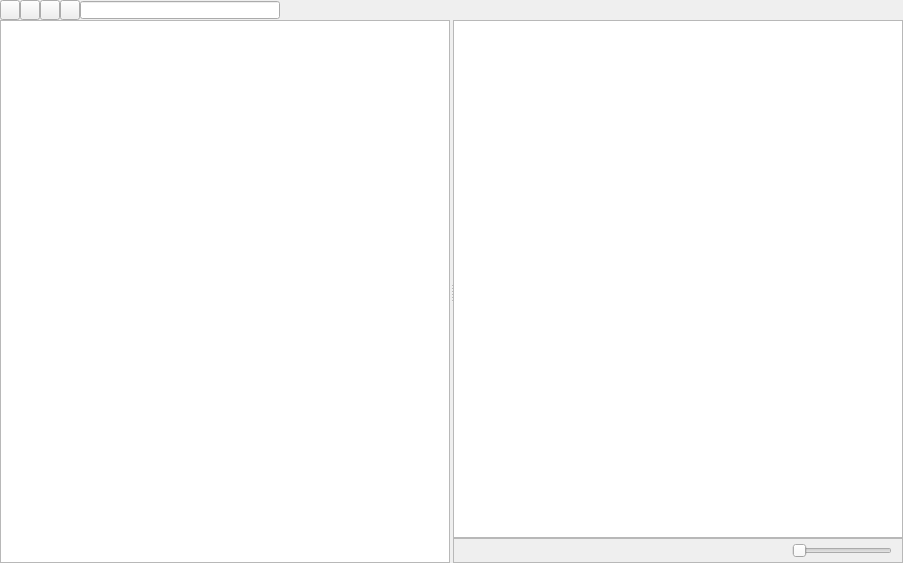
<?xml version="1.0" encoding="UTF-8"?>
<ui version="4.0">
 <class>AssetsDockWidget</class>
 <widget class="QWidget" name="AssetsDockWidget">
  <property name="geometry">
   <rect>
    <x>0</x>
    <y>0</y>
    <width>903</width>
    <height>563</height>
   </rect>
  </property>
  <property name="windowTitle">
   <string>Assets</string>
  </property>
  <layout class="QVBoxLayout" name="verticalLayout_2">
   <property name="spacing">
    <number>0</number>
   </property>
   <property name="leftMargin">
    <number>0</number>
   </property>
   <property name="topMargin">
    <number>0</number>
   </property>
   <property name="rightMargin">
    <number>0</number>
   </property>
   <property name="bottomMargin">
    <number>0</number>
   </property>
   <item>
    <widget class="QWidget" name="title_bar" native="true">
     <property name="sizePolicy">
      <sizepolicy hsizetype="Preferred" vsizetype="Fixed">
       <horstretch>0</horstretch>
       <verstretch>0</verstretch>
      </sizepolicy>
     </property>
     <property name="minimumSize">
      <size>
       <width>0</width>
       <height>20</height>
      </size>
     </property>
     <property name="maximumSize">
      <size>
       <width>16777215</width>
       <height>20</height>
      </size>
     </property>
     <layout class="QHBoxLayout" name="horizontalLayout_2">
      <property name="spacing">
       <number>0</number>
      </property>
      <property name="leftMargin">
       <number>0</number>
      </property>
      <property name="topMargin">
       <number>0</number>
      </property>
      <property name="rightMargin">
       <number>0</number>
      </property>
      <property name="bottomMargin">
       <number>0</number>
      </property>
      <item>
       <widget class="QToolButton" name="add">
        <property name="minimumSize">
         <size>
          <width>20</width>
          <height>20</height>
         </size>
        </property>
        <property name="maximumSize">
         <size>
          <width>20</width>
          <height>20</height>
         </size>
        </property>
        <property name="text">
         <string/>
        </property>
       </widget>
      </item>
      <item>
       <widget class="QToolButton" name="type">
        <property name="sizePolicy">
         <sizepolicy hsizetype="Fixed" vsizetype="Fixed">
          <horstretch>0</horstretch>
          <verstretch>0</verstretch>
         </sizepolicy>
        </property>
        <property name="minimumSize">
         <size>
          <width>20</width>
          <height>20</height>
         </size>
        </property>
        <property name="maximumSize">
         <size>
          <width>20</width>
          <height>20</height>
         </size>
        </property>
        <property name="text">
         <string/>
        </property>
       </widget>
      </item>
      <item>
       <widget class="QToolButton" name="label">
        <property name="minimumSize">
         <size>
          <width>20</width>
          <height>20</height>
         </size>
        </property>
        <property name="maximumSize">
         <size>
          <width>20</width>
          <height>20</height>
         </size>
        </property>
        <property name="text">
         <string/>
        </property>
       </widget>
      </item>
      <item>
       <widget class="QToolButton" name="invisible">
        <property name="minimumSize">
         <size>
          <width>20</width>
          <height>20</height>
         </size>
        </property>
        <property name="maximumSize">
         <size>
          <width>20</width>
          <height>20</height>
         </size>
        </property>
        <property name="text">
         <string/>
        </property>
        <property name="checkable">
         <bool>true</bool>
        </property>
       </widget>
      </item>
      <item>
       <widget class="QLineEdit" name="search">
        <property name="sizePolicy">
         <sizepolicy hsizetype="Fixed" vsizetype="Fixed">
          <horstretch>0</horstretch>
          <verstretch>0</verstretch>
         </sizepolicy>
        </property>
        <property name="minimumSize">
         <size>
          <width>200</width>
          <height>18</height>
         </size>
        </property>
        <property name="maximumSize">
         <size>
          <width>200</width>
          <height>18</height>
         </size>
        </property>
        <property name="clearButtonEnabled">
         <bool>true</bool>
        </property>
       </widget>
      </item>
      <item>
       <spacer name="horizontalSpacer">
        <property name="orientation">
         <enum>Qt::Horizontal</enum>
        </property>
        <property name="sizeHint" stdset="0">
         <size>
          <width>40</width>
          <height>20</height>
         </size>
        </property>
       </spacer>
      </item>
     </layout>
    </widget>
   </item>
   <item>
    <widget class="QSplitter" name="splitter">
     <property name="orientation">
      <enum>Qt::Horizontal</enum>
     </property>
     <property name="handleWidth">
      <number>3</number>
     </property>
     <widget class="QTreeWidget" name="tree">
      <attribute name="headerVisible">
       <bool>false</bool>
      </attribute>
      <column>
       <property name="text">
        <string notr="true">1</string>
       </property>
      </column>
     </widget>
     <widget class="QWidget" name="layoutWidget">
      <layout class="QVBoxLayout" name="verticalLayout">
       <property name="spacing">
        <number>0</number>
       </property>
       <item>
        <widget class="QListWidget" name="list"/>
       </item>
       <item>
        <widget class="QFrame" name="frame_2">
         <property name="sizePolicy">
          <sizepolicy hsizetype="Preferred" vsizetype="Fixed">
           <horstretch>0</horstretch>
           <verstretch>0</verstretch>
          </sizepolicy>
         </property>
         <property name="minimumSize">
          <size>
           <width>0</width>
           <height>25</height>
          </size>
         </property>
         <property name="maximumSize">
          <size>
           <width>16777215</width>
           <height>25</height>
          </size>
         </property>
         <property name="frameShape">
          <enum>QFrame::StyledPanel</enum>
         </property>
         <property name="frameShadow">
          <enum>QFrame::Raised</enum>
         </property>
         <layout class="QHBoxLayout" name="horizontalLayout">
          <property name="spacing">
           <number>0</number>
          </property>
          <property name="leftMargin">
           <number>0</number>
          </property>
          <property name="topMargin">
           <number>0</number>
          </property>
          <property name="rightMargin">
           <number>0</number>
          </property>
          <property name="bottomMargin">
           <number>0</number>
          </property>
          <item>
           <widget class="QLabel" name="icon">
            <property name="sizePolicy">
             <sizepolicy hsizetype="Fixed" vsizetype="Fixed">
              <horstretch>0</horstretch>
              <verstretch>0</verstretch>
             </sizepolicy>
            </property>
            <property name="minimumSize">
             <size>
              <width>16</width>
              <height>16</height>
             </size>
            </property>
            <property name="maximumSize">
             <size>
              <width>16</width>
              <height>16</height>
             </size>
            </property>
            <property name="text">
             <string/>
            </property>
            <property name="scaledContents">
             <bool>true</bool>
            </property>
           </widget>
          </item>
          <item>
           <spacer name="horizontalSpacer_3">
            <property name="orientation">
             <enum>Qt::Horizontal</enum>
            </property>
            <property name="sizeType">
             <enum>QSizePolicy::Fixed</enum>
            </property>
            <property name="sizeHint" stdset="0">
             <size>
              <width>5</width>
              <height>20</height>
             </size>
            </property>
           </spacer>
          </item>
          <item>
           <widget class="QLabel" name="path">
            <property name="text">
             <string/>
            </property>
           </widget>
          </item>
          <item>
           <widget class="QSlider" name="scale">
            <property name="sizePolicy">
             <sizepolicy hsizetype="Fixed" vsizetype="Fixed">
              <horstretch>0</horstretch>
              <verstretch>0</verstretch>
             </sizepolicy>
            </property>
            <property name="minimumSize">
             <size>
              <width>100</width>
              <height>0</height>
             </size>
            </property>
            <property name="maximumSize">
             <size>
              <width>100</width>
              <height>16777215</height>
             </size>
            </property>
            <property name="orientation">
             <enum>Qt::Horizontal</enum>
            </property>
           </widget>
          </item>
          <item>
           <spacer name="horizontalSpacer_2">
            <property name="orientation">
             <enum>Qt::Horizontal</enum>
            </property>
            <property name="sizeType">
             <enum>QSizePolicy::Fixed</enum>
            </property>
            <property name="sizeHint" stdset="0">
             <size>
              <width>10</width>
              <height>20</height>
             </size>
            </property>
           </spacer>
          </item>
         </layout>
        </widget>
       </item>
      </layout>
     </widget>
    </widget>
   </item>
  </layout>
 </widget>
 <resources/>
 <connections/>
</ui>
